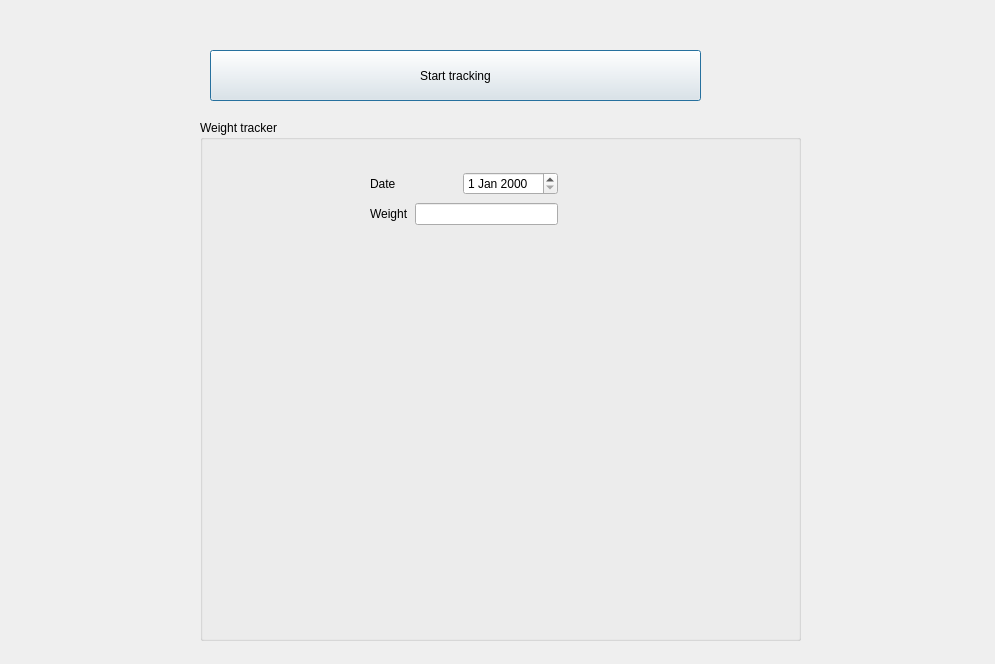
<?xml version="1.0" encoding="UTF-8"?>
<ui version="4.0">
 <class>SecondWindow</class>
 <widget class="QDialog" name="SecondWindow">
  <property name="geometry">
   <rect>
    <x>0</x>
    <y>0</y>
    <width>995</width>
    <height>664</height>
   </rect>
  </property>
  <property name="windowTitle">
   <string>Dialog</string>
  </property>
  <widget class="QGroupBox" name="groupBox">
   <property name="geometry">
    <rect>
     <x>200</x>
     <y>120</y>
     <width>601</width>
     <height>521</height>
    </rect>
   </property>
   <property name="title">
    <string>Weight tracker</string>
   </property>
   <widget class="QWidget" name="layoutWidget">
    <property name="geometry">
     <rect>
      <x>170</x>
      <y>50</y>
      <width>188</width>
      <height>57</height>
     </rect>
    </property>
    <layout class="QVBoxLayout" name="verticalLayout">
     <item>
      <layout class="QHBoxLayout" name="horizontalLayout">
       <item>
        <widget class="QLabel" name="label">
         <property name="text">
          <string>Date</string>
         </property>
        </widget>
       </item>
       <item>
        <widget class="QDateEdit" name="dateEdit"/>
       </item>
      </layout>
     </item>
     <item>
      <layout class="QHBoxLayout" name="horizontalLayout_2">
       <item>
        <widget class="QLabel" name="label_2">
         <property name="text">
          <string>Weight</string>
         </property>
        </widget>
       </item>
       <item>
        <widget class="QLineEdit" name="lineEdit_weight"/>
       </item>
      </layout>
     </item>
    </layout>
   </widget>
  </widget>
  <widget class="QPushButton" name="pushButton_startTracking">
   <property name="geometry">
    <rect>
     <x>210</x>
     <y>50</y>
     <width>491</width>
     <height>51</height>
    </rect>
   </property>
   <property name="text">
    <string>Start tracking</string>
   </property>
  </widget>
 </widget>
 <resources/>
 <connections/>
</ui>
